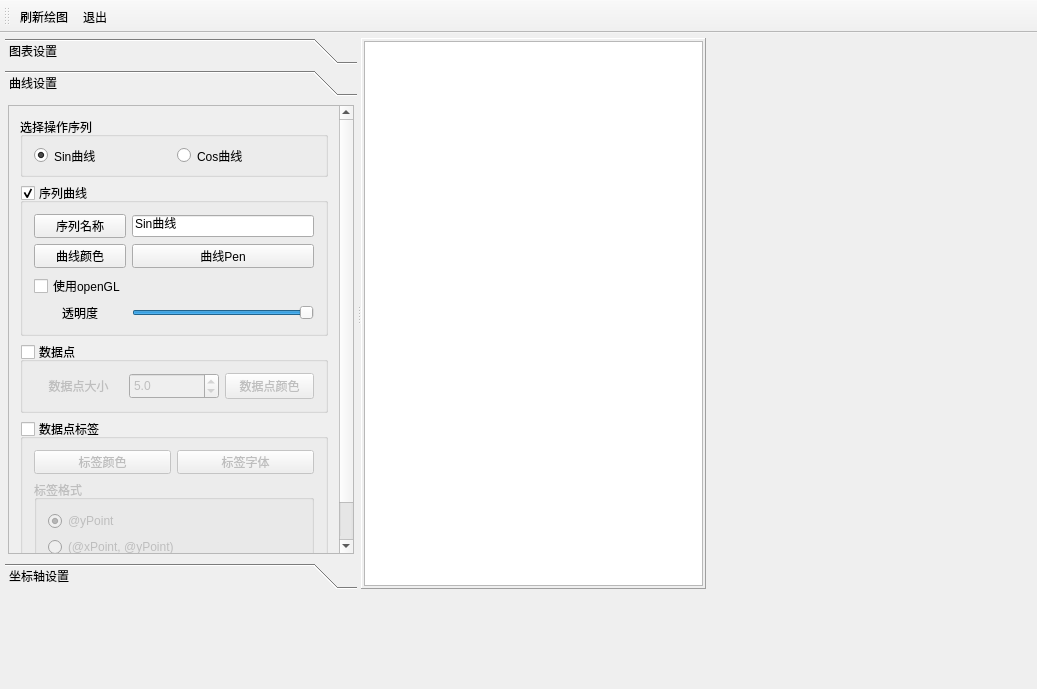
<?xml version="1.0" encoding="UTF-8"?>
<ui version="4.0">
 <class>MainWindow</class>
 <widget class="QMainWindow" name="MainWindow">
  <property name="geometry">
   <rect>
    <x>0</x>
    <y>0</y>
    <width>1037</width>
    <height>689</height>
   </rect>
  </property>
  <property name="font">
   <font>
    <pointsize>10</pointsize>
   </font>
  </property>
  <property name="windowTitle">
   <string>QChart绘图详细功能</string>
  </property>
  <property name="styleSheet">
   <string notr="true">QPushButton,QComboBox{
	min-height:22px	
}

QSpinBox, QDoubleSpinBox{
	min-height:20px	
}
</string>
  </property>
  <widget class="QWidget" name="centralWidget">
   <widget class="QSplitter" name="splitter">
    <property name="geometry">
     <rect>
      <x>5</x>
      <y>5</y>
      <width>701</width>
      <height>551</height>
     </rect>
    </property>
    <property name="orientation">
     <enum>Qt::Horizontal</enum>
    </property>
    <widget class="QToolBox" name="toolBox">
     <property name="maximumSize">
      <size>
       <width>400</width>
       <height>16777215</height>
      </size>
     </property>
     <property name="frameShape">
      <enum>QFrame::NoFrame</enum>
     </property>
     <property name="currentIndex">
      <number>1</number>
     </property>
     <widget class="QWidget" name="page">
      <property name="geometry">
       <rect>
        <x>0</x>
        <y>0</y>
        <width>319</width>
        <height>467</height>
       </rect>
      </property>
      <attribute name="icon">
       <iconset resource="res.qrc">
        <normaloff>:/images/3.ico</normaloff>:/images/3.ico</iconset>
      </attribute>
      <attribute name="label">
       <string>图表设置</string>
      </attribute>
      <layout class="QVBoxLayout" name="verticalLayout_5">
       <property name="spacing">
        <number>3</number>
       </property>
       <property name="leftMargin">
        <number>3</number>
       </property>
       <property name="topMargin">
        <number>3</number>
       </property>
       <property name="rightMargin">
        <number>3</number>
       </property>
       <property name="bottomMargin">
        <number>3</number>
       </property>
       <item>
        <widget class="QScrollArea" name="scrollArea_2">
         <property name="widgetResizable">
          <bool>true</bool>
         </property>
         <widget class="QWidget" name="scrollAreaWidgetContents_2">
          <property name="geometry">
           <rect>
            <x>0</x>
            <y>0</y>
            <width>301</width>
            <height>460</height>
           </rect>
          </property>
          <layout class="QVBoxLayout" name="verticalLayout_4">
           <item>
            <widget class="QGroupBox" name="groupBox">
             <property name="title">
              <string>标题</string>
             </property>
             <layout class="QGridLayout" name="gridLayout_9">
              <item row="0" column="0">
               <widget class="QPushButton" name="btnTitleSetText">
                <property name="toolTip">
                 <string>设置标题文字</string>
                </property>
                <property name="text">
                 <string>设置标题</string>
                </property>
               </widget>
              </item>
              <item row="0" column="1">
               <widget class="QLineEdit" name="editTitle">
                <property name="text">
                 <string>简单函数曲线</string>
                </property>
               </widget>
              </item>
              <item row="1" column="0">
               <widget class="QPushButton" name="btnTitleColor">
                <property name="text">
                 <string>标题文字颜色</string>
                </property>
               </widget>
              </item>
              <item row="1" column="1">
               <widget class="QPushButton" name="btnTitleFont">
                <property name="text">
                 <string>标题字体</string>
                </property>
               </widget>
              </item>
             </layout>
            </widget>
           </item>
           <item>
            <widget class="QGroupBox" name="groupBox_Legend">
             <property name="title">
              <string>图例</string>
             </property>
             <property name="checkable">
              <bool>true</bool>
             </property>
             <property name="checked">
              <bool>true</bool>
             </property>
             <layout class="QGridLayout" name="gridLayout_7">
              <item row="0" column="0">
               <widget class="QRadioButton" name="radioButton">
                <property name="text">
                 <string>上方</string>
                </property>
                <property name="checked">
                 <bool>true</bool>
                </property>
               </widget>
              </item>
              <item row="0" column="1">
               <widget class="QRadioButton" name="radioButton_2">
                <property name="text">
                 <string>下方</string>
                </property>
               </widget>
              </item>
              <item row="1" column="0">
               <widget class="QRadioButton" name="radioButton_3">
                <property name="text">
                 <string>左侧</string>
                </property>
               </widget>
              </item>
              <item row="1" column="1">
               <widget class="QRadioButton" name="radioButton_4">
                <property name="text">
                 <string>右侧</string>
                </property>
               </widget>
              </item>
              <item row="2" column="0">
               <widget class="QPushButton" name="btnLegendlabelColor">
                <property name="text">
                 <string>文字颜色</string>
                </property>
               </widget>
              </item>
              <item row="2" column="1">
               <widget class="QPushButton" name="btnLegendFont">
                <property name="text">
                 <string>图例字体</string>
                </property>
               </widget>
              </item>
             </layout>
            </widget>
           </item>
           <item>
            <widget class="QGroupBox" name="groupBox_2">
             <property name="title">
              <string>边距</string>
             </property>
             <layout class="QGridLayout" name="gridLayout">
              <item row="0" column="0">
               <widget class="QLabel" name="label">
                <property name="text">
                 <string>左边距</string>
                </property>
                <property name="alignment">
                 <set>Qt::AlignCenter</set>
                </property>
               </widget>
              </item>
              <item row="0" column="1">
               <widget class="QSpinBox" name="spinMarginLeft">
                <property name="minimum">
                 <number>10</number>
                </property>
                <property name="maximum">
                 <number>500</number>
                </property>
               </widget>
              </item>
              <item row="1" column="0">
               <widget class="QLabel" name="label_2">
                <property name="text">
                 <string>右边距</string>
                </property>
                <property name="alignment">
                 <set>Qt::AlignCenter</set>
                </property>
               </widget>
              </item>
              <item row="1" column="1">
               <widget class="QSpinBox" name="spinMarginRight">
                <property name="minimum">
                 <number>10</number>
                </property>
                <property name="maximum">
                 <number>500</number>
                </property>
               </widget>
              </item>
              <item row="2" column="0">
               <widget class="QLabel" name="label_3">
                <property name="text">
                 <string>上边距</string>
                </property>
                <property name="alignment">
                 <set>Qt::AlignCenter</set>
                </property>
               </widget>
              </item>
              <item row="2" column="1">
               <widget class="QSpinBox" name="spinMarginTop">
                <property name="minimum">
                 <number>10</number>
                </property>
                <property name="maximum">
                 <number>500</number>
                </property>
               </widget>
              </item>
              <item row="3" column="0">
               <widget class="QLabel" name="label_4">
                <property name="text">
                 <string>下边距</string>
                </property>
                <property name="alignment">
                 <set>Qt::AlignCenter</set>
                </property>
               </widget>
              </item>
              <item row="3" column="1">
               <widget class="QSpinBox" name="spinMarginBottom">
                <property name="minimum">
                 <number>10</number>
                </property>
                <property name="maximum">
                 <number>500</number>
                </property>
               </widget>
              </item>
              <item row="4" column="0" colspan="2">
               <widget class="QPushButton" name="btnSetMargin">
                <property name="text">
                 <string>设置边距</string>
                </property>
               </widget>
              </item>
             </layout>
            </widget>
           </item>
           <item>
            <widget class="QGroupBox" name="groupBox_15">
             <property name="title">
              <string>动画效果和主题</string>
             </property>
             <layout class="QGridLayout" name="gridLayout_10">
              <item row="0" column="0">
               <widget class="QLabel" name="label_6">
                <property name="text">
                 <string>动画效果</string>
                </property>
                <property name="alignment">
                 <set>Qt::AlignCenter</set>
                </property>
               </widget>
              </item>
              <item row="0" column="1">
               <widget class="QComboBox" name="comboAnimation">
                <item>
                 <property name="text">
                  <string>NoAnimation</string>
                 </property>
                </item>
                <item>
                 <property name="text">
                  <string>GridAxisAnimations</string>
                 </property>
                </item>
                <item>
                 <property name="text">
                  <string>SeriesAnimations</string>
                 </property>
                </item>
                <item>
                 <property name="text">
                  <string>AllAnimations</string>
                 </property>
                </item>
               </widget>
              </item>
              <item row="1" column="1">
               <widget class="QComboBox" name="comboTheme">
                <item>
                 <property name="text">
                  <string>Light</string>
                 </property>
                </item>
                <item>
                 <property name="text">
                  <string>BlueCerulean</string>
                 </property>
                </item>
                <item>
                 <property name="text">
                  <string>Dark</string>
                 </property>
                </item>
                <item>
                 <property name="text">
                  <string>BrownSand</string>
                 </property>
                </item>
                <item>
                 <property name="text">
                  <string>BlueNcs</string>
                 </property>
                </item>
                <item>
                 <property name="text">
                  <string>HighContrast</string>
                 </property>
                </item>
                <item>
                 <property name="text">
                  <string>BlueIcy</string>
                 </property>
                </item>
                <item>
                 <property name="text">
                  <string>Qt</string>
                 </property>
                </item>
               </widget>
              </item>
              <item row="1" column="0">
               <widget class="QLabel" name="label_8">
                <property name="text">
                 <string>主  题</string>
                </property>
                <property name="alignment">
                 <set>Qt::AlignCenter</set>
                </property>
               </widget>
              </item>
             </layout>
            </widget>
           </item>
          </layout>
         </widget>
        </widget>
       </item>
      </layout>
     </widget>
     <widget class="QWidget" name="page_2">
      <property name="geometry">
       <rect>
        <x>0</x>
        <y>0</y>
        <width>319</width>
        <height>467</height>
       </rect>
      </property>
      <attribute name="icon">
       <iconset resource="res.qrc">
        <normaloff>:/images/dis3.ico</normaloff>:/images/dis3.ico</iconset>
      </attribute>
      <attribute name="label">
       <string>曲线设置</string>
      </attribute>
      <layout class="QVBoxLayout" name="verticalLayout_10">
       <property name="spacing">
        <number>3</number>
       </property>
       <property name="leftMargin">
        <number>3</number>
       </property>
       <property name="topMargin">
        <number>3</number>
       </property>
       <property name="rightMargin">
        <number>3</number>
       </property>
       <property name="bottomMargin">
        <number>3</number>
       </property>
       <item>
        <widget class="QScrollArea" name="scrollArea_3">
         <property name="widgetResizable">
          <bool>true</bool>
         </property>
         <widget class="QWidget" name="scrollAreaWidgetContents_3">
          <property name="geometry">
           <rect>
            <x>0</x>
            <y>0</y>
            <width>311</width>
            <height>459</height>
           </rect>
          </property>
          <layout class="QVBoxLayout" name="verticalLayout_9">
           <item>
            <widget class="QGroupBox" name="groupBox_12">
             <property name="maximumSize">
              <size>
               <width>16777215</width>
               <height>60</height>
              </size>
             </property>
             <property name="title">
              <string>选择操作序列</string>
             </property>
             <layout class="QHBoxLayout" name="horizontalLayout_3">
              <item>
               <widget class="QRadioButton" name="radioSeries0">
                <property name="text">
                 <string>Sin曲线</string>
                </property>
                <property name="checked">
                 <bool>true</bool>
                </property>
               </widget>
              </item>
              <item>
               <widget class="QRadioButton" name="radioSeries1">
                <property name="text">
                 <string>Cos曲线</string>
                </property>
               </widget>
              </item>
             </layout>
            </widget>
           </item>
           <item>
            <widget class="QGroupBox" name="groupBox_Series">
             <property name="title">
              <string>序列曲线</string>
             </property>
             <property name="checkable">
              <bool>true</bool>
             </property>
             <property name="checked">
              <bool>true</bool>
             </property>
             <layout class="QGridLayout" name="gridLayout_3">
              <item row="0" column="0">
               <widget class="QPushButton" name="btnSeriesName">
                <property name="text">
                 <string>序列名称</string>
                </property>
               </widget>
              </item>
              <item row="0" column="1">
               <widget class="QLineEdit" name="editSeriesName">
                <property name="text">
                 <string>Sin曲线</string>
                </property>
               </widget>
              </item>
              <item row="1" column="0">
               <widget class="QPushButton" name="btnSeriesColor">
                <property name="text">
                 <string>曲线颜色</string>
                </property>
               </widget>
              </item>
              <item row="1" column="1">
               <widget class="QPushButton" name="btnSeriesPen">
                <property name="text">
                 <string>曲线Pen</string>
                </property>
               </widget>
              </item>
              <item row="2" column="0">
               <widget class="QCheckBox" name="chkkBoxUseOpenGL">
                <property name="toolTip">
                 <string>使用openGL后不能设置线型，不能显示数据点</string>
                </property>
                <property name="text">
                 <string>使用openGL</string>
                </property>
               </widget>
              </item>
              <item row="3" column="0">
               <widget class="QLabel" name="label_5">
                <property name="text">
                 <string>透明度</string>
                </property>
                <property name="alignment">
                 <set>Qt::AlignCenter</set>
                </property>
               </widget>
              </item>
              <item row="3" column="1">
               <widget class="QSlider" name="sliderOpacity">
                <property name="maximum">
                 <number>10</number>
                </property>
                <property name="pageStep">
                 <number>2</number>
                </property>
                <property name="value">
                 <number>10</number>
                </property>
                <property name="orientation">
                 <enum>Qt::Horizontal</enum>
                </property>
               </widget>
              </item>
             </layout>
            </widget>
           </item>
           <item>
            <widget class="QGroupBox" name="groupBox_Points">
             <property name="title">
              <string>数据点</string>
             </property>
             <property name="checkable">
              <bool>true</bool>
             </property>
             <property name="checked">
              <bool>false</bool>
             </property>
             <layout class="QHBoxLayout" name="horizontalLayout">
              <item>
               <widget class="QLabel" name="label_12">
                <property name="text">
                 <string>数据点大小</string>
                </property>
                <property name="alignment">
                 <set>Qt::AlignCenter</set>
                </property>
               </widget>
              </item>
              <item>
               <widget class="QDoubleSpinBox" name="doubleSpinBox">
                <property name="decimals">
                 <number>1</number>
                </property>
                <property name="minimum">
                 <double>1.000000000000000</double>
                </property>
                <property name="value">
                 <double>5.000000000000000</double>
                </property>
               </widget>
              </item>
              <item>
               <widget class="QPushButton" name="btnPointColor">
                <property name="text">
                 <string>数据点颜色</string>
                </property>
               </widget>
              </item>
             </layout>
            </widget>
           </item>
           <item>
            <widget class="QGroupBox" name="groupBox_PointLabel">
             <property name="title">
              <string>数据点标签</string>
             </property>
             <property name="checkable">
              <bool>true</bool>
             </property>
             <property name="checked">
              <bool>false</bool>
             </property>
             <layout class="QVBoxLayout" name="verticalLayout_7">
              <item>
               <layout class="QHBoxLayout" name="horizontalLayout_4">
                <item>
                 <widget class="QPushButton" name="btnSeriesLabColor">
                  <property name="text">
                   <string>标签颜色</string>
                  </property>
                 </widget>
                </item>
                <item>
                 <widget class="QPushButton" name="btnSeriesLabFont">
                  <property name="text">
                   <string>标签字体</string>
                  </property>
                 </widget>
                </item>
               </layout>
              </item>
              <item>
               <widget class="QGroupBox" name="groupBox_14">
                <property name="title">
                 <string>标签格式</string>
                </property>
                <layout class="QVBoxLayout" name="verticalLayout_6">
                 <item>
                  <widget class="QRadioButton" name="radioSeriesLabFormat0">
                   <property name="text">
                    <string>@yPoint</string>
                   </property>
                   <property name="checked">
                    <bool>true</bool>
                   </property>
                  </widget>
                 </item>
                 <item>
                  <widget class="QRadioButton" name="radioSeriesLabFormat1">
                   <property name="text">
                    <string>(@xPoint, @yPoint)</string>
                   </property>
                  </widget>
                 </item>
                </layout>
               </widget>
              </item>
             </layout>
            </widget>
           </item>
          </layout>
         </widget>
        </widget>
       </item>
      </layout>
     </widget>
     <widget class="QWidget" name="page_3">
      <property name="geometry">
       <rect>
        <x>0</x>
        <y>0</y>
        <width>319</width>
        <height>467</height>
       </rect>
      </property>
      <attribute name="icon">
       <iconset resource="res.qrc">
        <normaloff>:/images/39.ico</normaloff>:/images/39.ico</iconset>
      </attribute>
      <attribute name="label">
       <string>坐标轴设置</string>
      </attribute>
      <layout class="QVBoxLayout" name="verticalLayout_3">
       <property name="spacing">
        <number>3</number>
       </property>
       <property name="leftMargin">
        <number>3</number>
       </property>
       <property name="topMargin">
        <number>3</number>
       </property>
       <property name="rightMargin">
        <number>3</number>
       </property>
       <property name="bottomMargin">
        <number>3</number>
       </property>
       <item>
        <widget class="QScrollArea" name="scrollArea">
         <property name="verticalScrollBarPolicy">
          <enum>Qt::ScrollBarAsNeeded</enum>
         </property>
         <property name="widgetResizable">
          <bool>true</bool>
         </property>
         <widget class="QWidget" name="scrollAreaWidgetContents">
          <property name="geometry">
           <rect>
            <x>0</x>
            <y>0</y>
            <width>301</width>
            <height>654</height>
           </rect>
          </property>
          <layout class="QVBoxLayout" name="verticalLayout_8">
           <item>
            <widget class="QGroupBox" name="groupBox_SelectAxis">
             <property name="maximumSize">
              <size>
               <width>16777215</width>
               <height>50</height>
              </size>
             </property>
             <property name="title">
              <string>选择操作的坐标轴对象</string>
             </property>
             <layout class="QHBoxLayout" name="horizontalLayout_2">
              <property name="topMargin">
               <number>10</number>
              </property>
              <property name="bottomMargin">
               <number>10</number>
              </property>
              <item>
               <widget class="QRadioButton" name="radioAxisX">
                <property name="text">
                 <string>X轴</string>
                </property>
                <property name="checked">
                 <bool>true</bool>
                </property>
               </widget>
              </item>
              <item>
               <widget class="QRadioButton" name="radioAxisY">
                <property name="text">
                 <string>Y轴</string>
                </property>
                <property name="checked">
                 <bool>false</bool>
                </property>
               </widget>
              </item>
             </layout>
            </widget>
           </item>
           <item>
            <widget class="QGroupBox" name="groupBox_Axis">
             <property name="title">
              <string>坐标轴(setVisible())</string>
             </property>
             <property name="flat">
              <bool>true</bool>
             </property>
             <property name="checkable">
              <bool>true</bool>
             </property>
             <layout class="QVBoxLayout" name="verticalLayout_2">
              <property name="leftMargin">
               <number>0</number>
              </property>
              <property name="rightMargin">
               <number>0</number>
              </property>
              <item>
               <widget class="QFrame" name="frame">
                <property name="frameShape">
                 <enum>QFrame::Panel</enum>
                </property>
                <property name="frameShadow">
                 <enum>QFrame::Raised</enum>
                </property>
                <layout class="QGridLayout" name="gridLayout_4">
                 <item row="0" column="0">
                  <widget class="QLabel" name="label_7">
                   <property name="text">
                    <string>最小值</string>
                   </property>
                   <property name="alignment">
                    <set>Qt::AlignCenter</set>
                   </property>
                  </widget>
                 </item>
                 <item row="0" column="1">
                  <widget class="QDoubleSpinBox" name="spinAxisMin">
                   <property name="minimum">
                    <double>-1000.000000000000000</double>
                   </property>
                   <property name="maximum">
                    <double>1000.000000000000000</double>
                   </property>
                  </widget>
                 </item>
                 <item row="1" column="0">
                  <widget class="QLabel" name="label_11">
                   <property name="text">
                    <string>最大值</string>
                   </property>
                   <property name="alignment">
                    <set>Qt::AlignCenter</set>
                   </property>
                  </widget>
                 </item>
                 <item row="1" column="1">
                  <widget class="QDoubleSpinBox" name="spinAxisMax">
                   <property name="minimum">
                    <double>-1000.000000000000000</double>
                   </property>
                   <property name="maximum">
                    <double>1000.000000000000000</double>
                   </property>
                   <property name="value">
                    <double>10.000000000000000</double>
                   </property>
                  </widget>
                 </item>
                 <item row="1" column="2">
                  <widget class="QPushButton" name="btnSetAxisRange">
                   <property name="text">
                    <string>设置坐标范围</string>
                   </property>
                  </widget>
                 </item>
                 <item row="0" column="2">
                  <widget class="QCheckBox" name="chkBoxAxisReverse">
                   <property name="text">
                    <string>坐标反向</string>
                   </property>
                  </widget>
                 </item>
                </layout>
               </widget>
              </item>
              <item>
               <widget class="QGroupBox" name="groupBox_AxisTitle">
                <property name="title">
                 <string>轴标题(setTitleVisible())</string>
                </property>
                <property name="checkable">
                 <bool>true</bool>
                </property>
                <layout class="QGridLayout" name="gridLayout_2">
                 <item row="0" column="0">
                  <widget class="QPushButton" name="btnAxisSetTitle">
                   <property name="text">
                    <string>设置轴标题</string>
                   </property>
                  </widget>
                 </item>
                 <item row="0" column="1">
                  <widget class="QLineEdit" name="editAxisTitle">
                   <property name="text">
                    <string>time(secs)</string>
                   </property>
                  </widget>
                 </item>
                 <item row="1" column="0">
                  <widget class="QPushButton" name="btnAxisTitleColor">
                   <property name="text">
                    <string>文字颜色</string>
                   </property>
                  </widget>
                 </item>
                 <item row="1" column="1">
                  <widget class="QPushButton" name="btnAxisTitleFont">
                   <property name="text">
                    <string>设置字体</string>
                   </property>
                  </widget>
                 </item>
                </layout>
               </widget>
              </item>
              <item>
               <widget class="QGroupBox" name="groupBox_AxisLabel">
                <property name="title">
                 <string>轴刻度标签(setLabelsVisible())</string>
                </property>
                <property name="checkable">
                 <bool>true</bool>
                </property>
                <layout class="QGridLayout" name="gridLayout_6">
                 <item row="0" column="0">
                  <widget class="QPushButton" name="btnAxisLabelFormat">
                   <property name="text">
                    <string>设置标签格式</string>
                   </property>
                  </widget>
                 </item>
                 <item row="0" column="1">
                  <widget class="QLineEdit" name="editAxisLabelFormat">
                   <property name="text">
                    <string>%.1f</string>
                   </property>
                  </widget>
                 </item>
                 <item row="1" column="0">
                  <widget class="QPushButton" name="btnAxisLabelColor">
                   <property name="text">
                    <string>文字颜色</string>
                   </property>
                  </widget>
                 </item>
                 <item row="1" column="1">
                  <widget class="QPushButton" name="btnAxisLabelFont">
                   <property name="minimumSize">
                    <size>
                     <width>0</width>
                     <height>24</height>
                    </size>
                   </property>
                   <property name="text">
                    <string>设置字体</string>
                   </property>
                  </widget>
                 </item>
                </layout>
               </widget>
              </item>
              <item>
               <widget class="QGroupBox" name="groupBox_Ticks">
                <property name="title">
                 <string>轴线和主刻度(setLineVisible())</string>
                </property>
                <property name="checkable">
                 <bool>true</bool>
                </property>
                <layout class="QGridLayout" name="gridLayout_5">
                 <item row="1" column="1">
                  <widget class="QSpinBox" name="spinTick_Count">
                   <property name="minimum">
                    <number>1</number>
                   </property>
                   <property name="maximum">
                    <number>1000</number>
                   </property>
                   <property name="value">
                    <number>10</number>
                   </property>
                  </widget>
                 </item>
                 <item row="2" column="1">
                  <widget class="QDoubleSpinBox" name="spinTick_Anchor">
                   <property name="enabled">
                    <bool>false</bool>
                   </property>
                   <property name="minimum">
                    <double>-1000000.000000000000000</double>
                   </property>
                   <property name="maximum">
                    <double>1000000.000000000000000</double>
                   </property>
                  </widget>
                 </item>
                 <item row="4" column="0">
                  <widget class="QPushButton" name="btnAxisLinePen">
                   <property name="text">
                    <string>线条Pen</string>
                   </property>
                  </widget>
                 </item>
                 <item row="0" column="1">
                  <widget class="QRadioButton" name="radioTick_Dynamic">
                   <property name="text">
                    <string>动态刻度</string>
                   </property>
                   <property name="checked">
                    <bool>false</bool>
                   </property>
                  </widget>
                 </item>
                 <item row="0" column="0">
                  <widget class="QRadioButton" name="radioTick_Fixed">
                   <property name="text">
                    <string>固定刻度</string>
                   </property>
                   <property name="checked">
                    <bool>true</bool>
                   </property>
                  </widget>
                 </item>
                 <item row="4" column="1">
                  <widget class="QPushButton" name="btnAxisLinePenColor">
                   <property name="text">
                    <string>线条颜色</string>
                   </property>
                  </widget>
                 </item>
                 <item row="2" column="0">
                  <widget class="QLabel" name="label_13">
                   <property name="text">
                    <string>刻度起点值</string>
                   </property>
                   <property name="alignment">
                    <set>Qt::AlignCenter</set>
                   </property>
                  </widget>
                 </item>
                 <item row="1" column="0">
                  <widget class="QLabel" name="label_9">
                   <property name="text">
                    <string>Tick个数</string>
                   </property>
                   <property name="alignment">
                    <set>Qt::AlignCenter</set>
                   </property>
                  </widget>
                 </item>
                 <item row="3" column="0">
                  <widget class="QLabel" name="label_14">
                   <property name="text">
                    <string>刻度间隔值</string>
                   </property>
                   <property name="alignment">
                    <set>Qt::AlignCenter</set>
                   </property>
                  </widget>
                 </item>
                 <item row="3" column="1">
                  <widget class="QDoubleSpinBox" name="spinTick_Intv">
                   <property name="enabled">
                    <bool>false</bool>
                   </property>
                   <property name="maximum">
                    <double>1000000.000000000000000</double>
                   </property>
                   <property name="value">
                    <double>1.000000000000000</double>
                   </property>
                  </widget>
                 </item>
                </layout>
               </widget>
              </item>
              <item>
               <widget class="QGroupBox" name="groupBox_GridLine">
                <property name="title">
                 <string>主网格线(setGridLineVisible())</string>
                </property>
                <property name="checkable">
                 <bool>true</bool>
                </property>
                <layout class="QHBoxLayout" name="horizontalLayout_5">
                 <item>
                  <widget class="QPushButton" name="btnGridLinePen">
                   <property name="text">
                    <string>线条Pen</string>
                   </property>
                  </widget>
                 </item>
                 <item>
                  <widget class="QPushButton" name="btnGridLineColor">
                   <property name="text">
                    <string>线条颜色</string>
                   </property>
                  </widget>
                 </item>
                </layout>
               </widget>
              </item>
              <item>
               <widget class="QGroupBox" name="groupBox_MinorGrid">
                <property name="title">
                 <string>次网格线(setMinorGridLineVisible())</string>
                </property>
                <property name="checkable">
                 <bool>true</bool>
                </property>
                <layout class="QGridLayout" name="gridLayout_8">
                 <item row="0" column="0">
                  <widget class="QLabel" name="label_10">
                   <property name="text">
                    <string>MinorTick个数</string>
                   </property>
                   <property name="alignment">
                    <set>Qt::AlignCenter</set>
                   </property>
                  </widget>
                 </item>
                 <item row="0" column="1">
                  <widget class="QSpinBox" name="spinMinorTickCount">
                   <property name="value">
                    <number>4</number>
                   </property>
                  </widget>
                 </item>
                 <item row="1" column="0">
                  <widget class="QPushButton" name="btnMinorPen">
                   <property name="text">
                    <string>线条Pen</string>
                   </property>
                  </widget>
                 </item>
                 <item row="1" column="1">
                  <widget class="QPushButton" name="btnMinorColor">
                   <property name="text">
                    <string>线条颜色</string>
                   </property>
                  </widget>
                 </item>
                </layout>
               </widget>
              </item>
             </layout>
            </widget>
           </item>
          </layout>
         </widget>
        </widget>
       </item>
      </layout>
     </widget>
    </widget>
    <widget class="QFrame" name="frame_chart">
     <property name="frameShape">
      <enum>QFrame::Panel</enum>
     </property>
     <property name="frameShadow">
      <enum>QFrame::Raised</enum>
     </property>
     <layout class="QVBoxLayout" name="verticalLayout">
      <property name="leftMargin">
       <number>2</number>
      </property>
      <property name="topMargin">
       <number>2</number>
      </property>
      <property name="rightMargin">
       <number>2</number>
      </property>
      <property name="bottomMargin">
       <number>2</number>
      </property>
      <item>
       <widget class="QChartView" name="chartView"/>
      </item>
     </layout>
    </widget>
   </widget>
  </widget>
  <widget class="QToolBar" name="mainToolBar">
   <property name="toolButtonStyle">
    <enum>Qt::ToolButtonTextBesideIcon</enum>
   </property>
   <attribute name="toolBarArea">
    <enum>TopToolBarArea</enum>
   </attribute>
   <attribute name="toolBarBreak">
    <bool>false</bool>
   </attribute>
   <addaction name="actDraw"/>
   <addaction name="actQuit"/>
  </widget>
  <action name="actDraw">
   <property name="icon">
    <iconset resource="res.qrc">
     <normaloff>:/images/828.bmp</normaloff>:/images/828.bmp</iconset>
   </property>
   <property name="text">
    <string>刷新绘图</string>
   </property>
   <property name="toolTip">
    <string>刷新绘图</string>
   </property>
  </action>
  <action name="actQuit">
   <property name="icon">
    <iconset resource="res.qrc">
     <normaloff>:/images/132.bmp</normaloff>:/images/132.bmp</iconset>
   </property>
   <property name="text">
    <string>退出</string>
   </property>
   <property name="toolTip">
    <string>退出</string>
   </property>
  </action>
  <action name="actZoomIn">
   <property name="icon">
    <iconset resource="res.qrc">
     <normaloff>:/images/418.bmp</normaloff>:/images/418.bmp</iconset>
   </property>
   <property name="text">
    <string>放大</string>
   </property>
   <property name="toolTip">
    <string>放大</string>
   </property>
  </action>
  <action name="actZoomOut">
   <property name="icon">
    <iconset resource="res.qrc">
     <normaloff>:/images/416.bmp</normaloff>:/images/416.bmp</iconset>
   </property>
   <property name="text">
    <string>缩小</string>
   </property>
   <property name="toolTip">
    <string>缩小</string>
   </property>
  </action>
  <action name="actZoomReset">
   <property name="icon">
    <iconset resource="res.qrc">
     <normaloff>:/images/414.bmp</normaloff>:/images/414.bmp</iconset>
   </property>
   <property name="text">
    <string>原始大小</string>
   </property>
   <property name="toolTip">
    <string>还原为原始大小</string>
   </property>
  </action>
 </widget>
 <layoutdefault spacing="6" margin="11"/>
 <customwidgets>
  <customwidget>
   <class>QChartView</class>
   <extends>QGraphicsView</extends>
   <header location="global">qchartview.h</header>
  </customwidget>
 </customwidgets>
 <resources>
  <include location="res.qrc"/>
 </resources>
 <connections>
  <connection>
   <sender>actQuit</sender>
   <signal>triggered()</signal>
   <receiver>MainWindow</receiver>
   <slot>close()</slot>
   <hints>
    <hint type="sourcelabel">
     <x>-1</x>
     <y>-1</y>
    </hint>
    <hint type="destinationlabel">
     <x>389</x>
     <y>242</y>
    </hint>
   </hints>
  </connection>
 </connections>
</ui>
